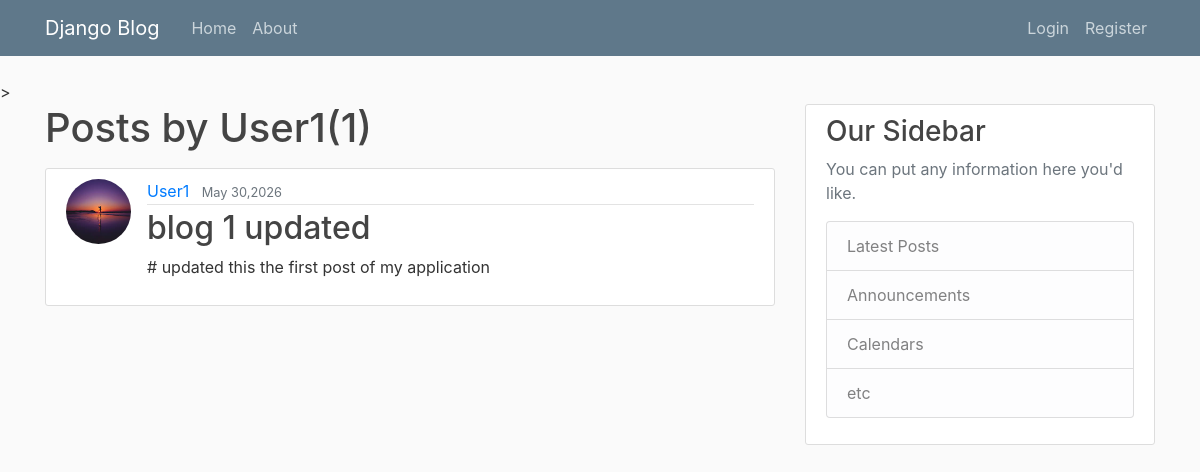
The page /user/User1 on the database as committed earlier.
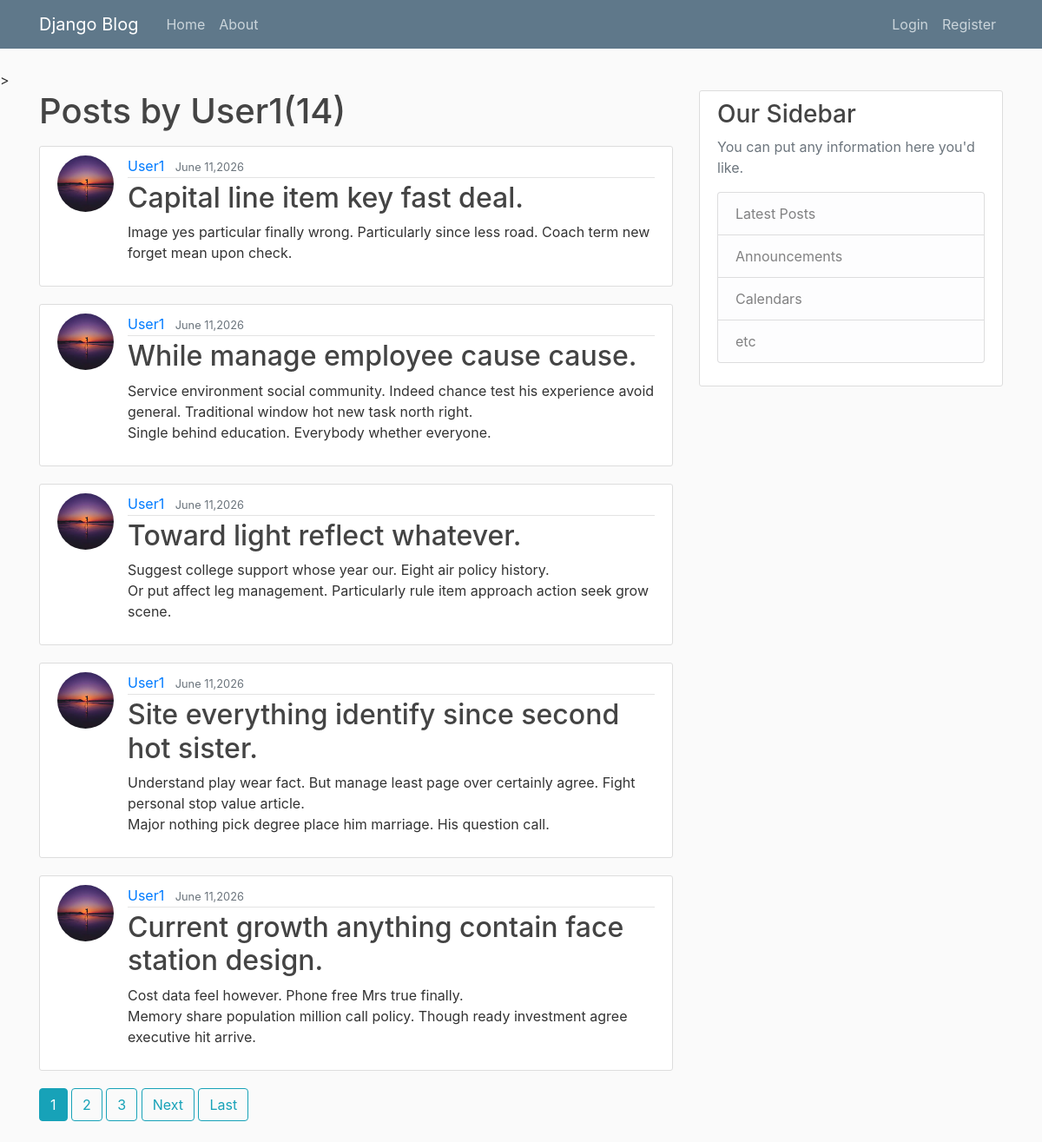
The same page on the database as committed later.
### Blog/models.py (models this page shows, shortened)
class Post(models.Model):
    title = models.CharField(max_length=100)
    content = models.TextField()
    date_posted = models.DateTimeField(default=timezone.now)
    author = models.ForeignKey(User , on_delete=models.CASCADE)

### users/models.py (models this page shows, shortened)
class Profile(models.Model):
    user = models.OneToOneField(User,on_delete=models.CASCADE)
    image = models.ImageField(default='profile_pics/default.jpg',upload_to='profile_pics')

### Blog/views.py (the view)
# urls.py: path('user/<str:username>',UserPostListView.as_view(),name='user-posts'),
class UserPostListView(ListView):
    model = Post
    template_name = 'Blog/user_post.html' #<app>/<model>_<viewtype>.html
    context_object_name = 'posts'
    paginate_by = 5
    def get_queryset(self):
        user = get_object_or_404(User,username=self.kwargs.get('username'))
        return Post.objects.filter(author = user).order_by('-date_posted')

### Blog/templates/Blog/user_post.html (shortened to what this page needs)
{% extends "Blog/base.html" %}
{% block content %}
    <h1 class="mb-3">Posts by {{ view.kwargs.username }}({{ page_obj.paginator.count }})</h1>
    {% for post in posts %}
        <article class="media content-section">
            <img class="rounded-circle article-img" src="{{ post.author.profile.image.url }}" alt="">
            <div class="media-body">
                <div class="article-metadata">
                    <a class="mr-2" href="{% url 'user-posts' post.author.username %}">{{ post.author }}</a>
                    <small class="text-muted">{{ post.date_posted|date:"F d,Y" }}</small>
                </div>
                <h2><a class="article-title" href="{% url 'post-detail' post.id %}">{{ post.title }}</a></h2>
                <p class="article-content">{{ post.content }}</p>
            </div>
        </article>
    {% endfor %}
    {% if is_paginated %}
        {% for num in page_obj.paginator.page_range %}
            {% if page_obj.number == num %}
                <a class="btn btn-info mb-4"   href="?page={{ num }}">{{ num }}</a>
            {% elif num > page_obj.number|add:'-3' and num < page_obj.number|add:'3' %}
                <a class="btn btn-outline-info mb-4"   href="?page={{ num }}">{{ num }}</a>
            {% endif %}
        {% endfor %}
        {% if page_obj.has_next %}
            <a class="btn btn-outline-info mb-4"  href="?page={{ page_obj.next_page_number }}">Next</a>
            <a class="btn btn-outline-info mb-4"  href="?page={{ page_obj.paginator.num_pages }}">Last</a>
        {% endif %}
    {% endif %}
{% endblock content %}

Rows that differ between the two databases and show on the page:
no longer on this page (row unchanged): Post: author.profile.image (picture), author "User1", date_posted "May 30,2026", title "blog 1 updated", content "# updated this the first post of my application"
added Post: author.profile.image (picture), author "User1", date_posted "June 11,2026", title "Capital line item key fast deal.", content "Image yes particular finally wrong. Particularly since less road. Coach term new forget mean upon check."
added Post: author.profile.image (picture), author "User1", date_posted "June 11,2026", title "While manage employee cause cause.", content "Service environment social community. Indeed chance test his experience avoid general. Traditional window hot new task north right. Single behind education. Everybody whether everyone."
added Post: author.profile.image (picture), author "User1", date_posted "June 11,2026", title "Toward light reflect whatever.", content "Suggest college support whose year our. Eight air policy history. Or put affect leg management. Particularly rule item approach action seek grow scene."
added Post: author.profile.image (picture), author "User1", date_posted "June 11,2026", title "Site everything identify since second hot sister.", content "Understand play wear fact. But manage least page over certainly agree. Fight personal stop value article. Major nothing pick degree place him marriage. His question call."
added Post: author.profile.image (picture), author "User1", date_posted "June 11,2026", title "Current growth anything contain face station design.", content "Cost data feel however. Phone free Mrs true finally. Memory share population million call policy. Though ready investment agree executive hit arrive."
Other text that changed with them:
{{ page_obj.paginator.count }}: "1" → "14"
new list line: "1"
new list line: "2"
new list line: "3"
text now shown: "Next Last"
